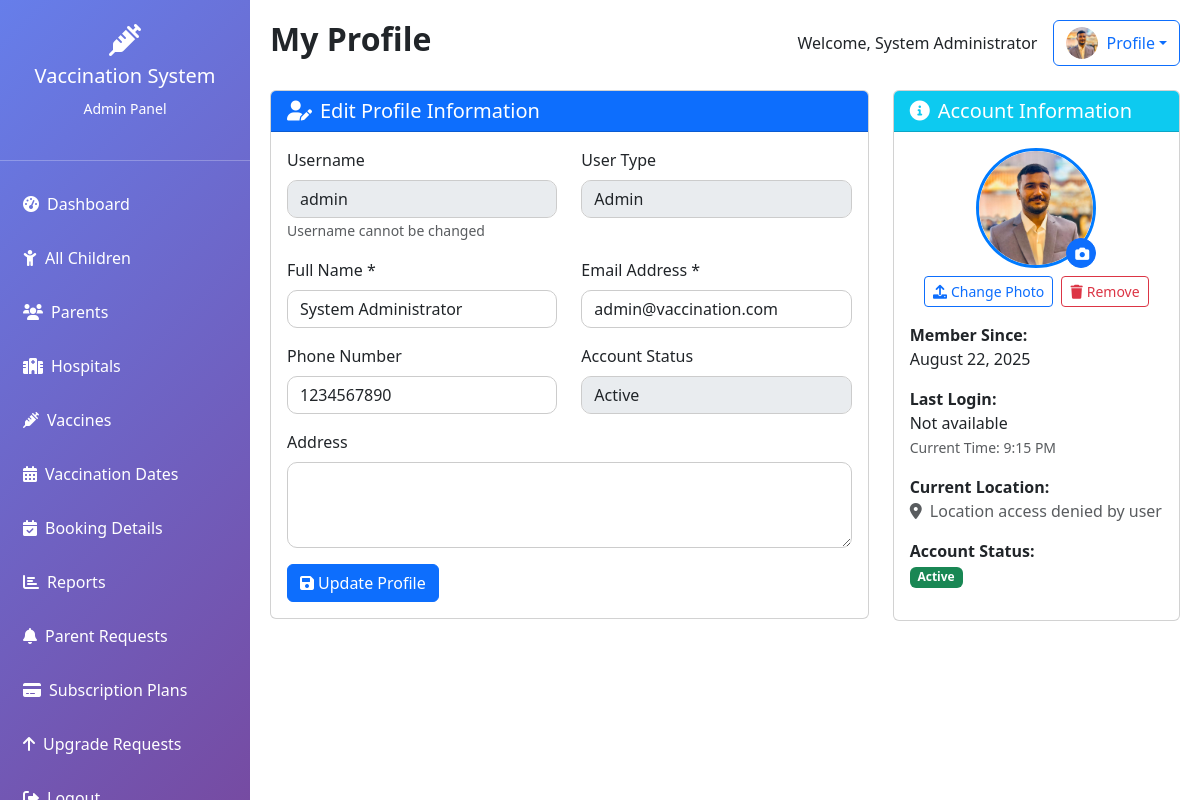
Screenshot of /admin/profile.php (signed in) with the database file from the repository.
### tables this page shows
CREATE TABLE `users` (
  `id` int(11) NOT NULL AUTO_INCREMENT,
  `username` varchar(50) NOT NULL,
  `password` varchar(255) NOT NULL,
  `email` varchar(100) NOT NULL,
  `user_type` enum('admin','parent','hospital') NOT NULL,
  `full_name` varchar(100) NOT NULL,
  `phone` varchar(15) DEFAULT NULL,
  `address` text DEFAULT NULL,
  `profile_picture` varchar(255) DEFAULT NULL,
  `created_at` timestamp NOT NULL DEFAULT current_timestamp(),
  `status` enum('active','inactive') DEFAULT 'active',
  PRIMARY KEY (`id`),
  UNIQUE KEY `username` (`username`),
  UNIQUE KEY `email` (`email`)
);

### admin/profile.php (the view, shortened to what this page needs)
<?php
$database = new Database();
$db = $database->getConnection();
$user_id = $_SESSION['user_id'];
$query = "SELECT * FROM users WHERE id = :id";
$stmt = $db->prepare($query);
$stmt->bindParam(':id', $user_id);
$stmt->execute();
$user = $stmt->fetch(PDO::FETCH_ASSOC);
$page_heading = "My Profile";
?>
        <div class="row">
            <div class="col-md-8">
                <div class="card">
                    <div class="card-header bg-primary text-white">
                        <h5 class="mb-0"><i class="fas fa-user-edit me-2"></i>Edit Profile Information</h5>
                    </div>
                    <div class="card-body">
                        <form method="POST">
                            <div class="row mb-3">
                                <div class="col-md-6">
                                    <label class="form-label">Username</label>
                                    <input type="text" class="form-control" value="<?php echo htmlspecialchars($user['username']); ?>" disabled>
                                    <small class="text-muted">Username cannot be changed</small>
                                </div>
                                <div class="col-md-6">
                                    <label class="form-label">User Type</label>
                                    <input type="text" class="form-control" value="<?php echo ucfirst($user['user_type']); ?>" disabled>
                                </div>
                            </div>
                            <div class="row mb-3">
                                <div class="col-md-6">
                                    <label class="form-label">Full Name *</label>
                                    <input type="text" class="form-control" name="full_name" value="<?php echo htmlspecialchars($user['full_name']); ?>" required>
                                </div>
                                <div class="col-md-6">
                                    <label class="form-label">Email Address *</label>
                                    <input type="email" class="form-control" name="email" value="<?php echo htmlspecialchars($user['email']); ?>" required>
                                </div>
                            </div>
                            <div class="row mb-3">
                                <div class="col-md-6">
                                    <label class="form-label">Phone Number</label>
                                    <input type="tel" class="form-control" name="phone" value="<?php echo htmlspecialchars($user['phone']); ?>">
                                </div>
                                <div class="col-md-6">
                                    <label class="form-label">Account Status</label>
                                    <input type="text" class="form-control" value="<?php echo ucfirst($user['status']); ?>" disabled>
                                </div>
                            </div>
                            <div class="mb-3">
                                <label class="form-label">Address</label>
                                <textarea class="form-control" name="address" rows="3"><?php echo htmlspecialchars($user['address']); ?></textarea>
                            </div>
                            <button type="submit" class="btn btn-primary">
                                <i class="fas fa-save me-1"></i>Update Profile
                            </button>
                        </form>
                    </div>
                </div>
            </div>
            <div class="col-md-4">
                <div class="card">
                    <div class="card-header bg-info text-white">
                        <h5 class="mb-0"><i class="fas fa-info-circle me-2"></i>Account Information</h5>
                    </div>
                    <div class="card-body">
                        <div class="text-center mb-3">
                            <div class="position-relative d-inline-block">
                                <?php if (!empty($user['profile_picture'])): ?>
                                    <img src="../uploads/profile_pictures/<?php echo htmlspecialchars($user['profile_picture']); ?>"
                                         class="rounded-circle"
                                         style="width: 120px; height: 120px; object-fit: cover; border: 3px solid #007bff;"
                                         alt="Profile Picture">
                                <?php else: ?>
                                    <div class="rounded-circle bg-primary d-flex align-items-center justify-content-center" style="width: 120px; height: 120px; border: 3px solid #007bff;">
                                        <i class="fas fa-user fa-3x text-white"></i>
                                    </div>
                                <?php endif; ?>
                                <button class="btn btn-primary btn-sm position-absolute bottom-0 end-0 rounded-circle" style="width: 30px; height: 30px;" onclick="document.getElementById('profilePicture').click()">
                                    <i class="fas fa-camera"></i>
                                </button>
                            </div>
                            <div class="mt-2">
                                <button class="btn btn-outline-primary btn-sm" onclick="document.getElementById('profilePicture').click()">
                                    <i class="fas fa-upload me-1"></i>Change Photo
                                </button>
                                <?php if (!empty($user['profile_picture'])): ?>
                                    <form method="POST" class="d-inline">
                                        <button type="submit" class="btn btn-outline-danger btn-sm ms-1" onclick="return confirm('Are you sure you want to remove your profile picture?')">
                                            <i class="fas fa-trash me-1"></i>Remove
                                        </button>
                                    </form>
                                <?php endif; ?>
                            </div>
                        </div>
                        <div class="mb-3">
                            <strong>Member Since:</strong><br>
                            <?php echo date('F j, Y', strtotime($user['created_at'])); ?>
                        </div>
                        <div class="mb-3">
                            <strong>Last Login:</strong><br>
                            <?php
                            if (isset($_SESSION['last_login']) && !empty($_SESSION['last_login'])) {
                                echo date('F j, Y g:i A', strtotime($_SESSION['last_login']));
                            } else {
                                echo 'Not available';
                            }
                            ?><br>
                            <small class="text-muted">Current Time: <?php echo date('g:i A'); ?></small>
                        </div>
                        <div class="mb-3">
                            <strong>Current Location:</strong><br>
                            <span id="userLocation" class="text-muted">
                                <i class="fas fa-map-marker-alt me-1"></i>
                                <span id="locationText">Detecting location...</span>
                            </span>
                        </div>
                        <div class="mb-3">
                            <strong>Account Status:</strong><br>
                            <span class="badge bg-<?php echo $user['status'] === 'active' ? 'success' : 'danger'; ?>">
                                <?php echo ucfirst($user['status']); ?>
                            </span>
                        </div>
                    </div>
                </div>
            </div>
        </div>
<?php
$content = ob_get_clean();
include 'includes/template.php';
?>

### admin/includes/template.php (shortened to what this page needs)
<?php
$database = new Database();
$db = $database->getConnection();
$profile_picture_query = "SELECT profile_picture FROM users WHERE id = :user_id";
$profile_stmt = $db->prepare($profile_picture_query);
$profile_stmt->bindParam(':user_id', $_SESSION['user_id']);
$profile_stmt->execute();
$user_profile = $profile_stmt->fetch(PDO::FETCH_ASSOC);
?>
<!DOCTYPE html>
<html lang="en">
<head>
    <link href="https://cdn.jsdelivr.net/npm/bootstrap@5.3.0/dist/css/bootstrap.min.css" rel="stylesheet">
    <link href="https://cdnjs.cloudflare.com/ajax/libs/font-awesome/6.0.0/css/all.min.css" rel="stylesheet">
</head>
<body>
    <?php include 'sidebar.php'; ?>
    <div class="main-content">
        <div class="d-flex justify-content-between align-items-center mb-4">
            <h2 class="fw-bold"><?php echo isset($page_heading) ? $page_heading : 'Admin Dashboard'; ?></h2>
            <div class="d-flex align-items-center">
                <span class="me-3">Welcome, <?php echo $_SESSION['full_name']; ?></span>
                <div class="dropdown">
                    <button class="btn btn-outline-primary dropdown-toggle d-flex align-items-center" type="button" data-bs-toggle="dropdown">
                        <?php if (!empty($user_profile['profile_picture'])): ?>
                            <img src="../uploads/profile_pictures/<?php echo htmlspecialchars($user_profile['profile_picture']); ?>"
                                 class="rounded-circle me-2"
                                 style="width: 32px; height: 32px; object-fit: cover;"
                                 alt="Profile">
                        <?php else: ?>
                            <i class="fas fa-user me-1"></i>
                        <?php endif; ?>
                        Profile
                    </button>
                </div>
            </div>
        </div>
        <div class="content-area">
            <?php
            if (isset($content)) {
                echo $content;
            }
            ?>
        </div>
    </div>
</body>
</html>

### admin/includes/template.php (style rules this page uses)
.main-content { margin-left: 250px; padding: 20px; min-height: 100vh; }
.form-control, .form-select { border-radius: 10px; box-shadow: none; border: 1px solid #ccc; }

### rows the page displays
users: profile_picture (picture), username "admin", user_type "Admin", full_name "System Administrator", email "admin@vaccination.com", phone "1234567890", status "Active", created_at "August 22, 2025"

### other values shown
$page_heading "My Profile"
$_SESSION['full_name'] "System Administrator"
